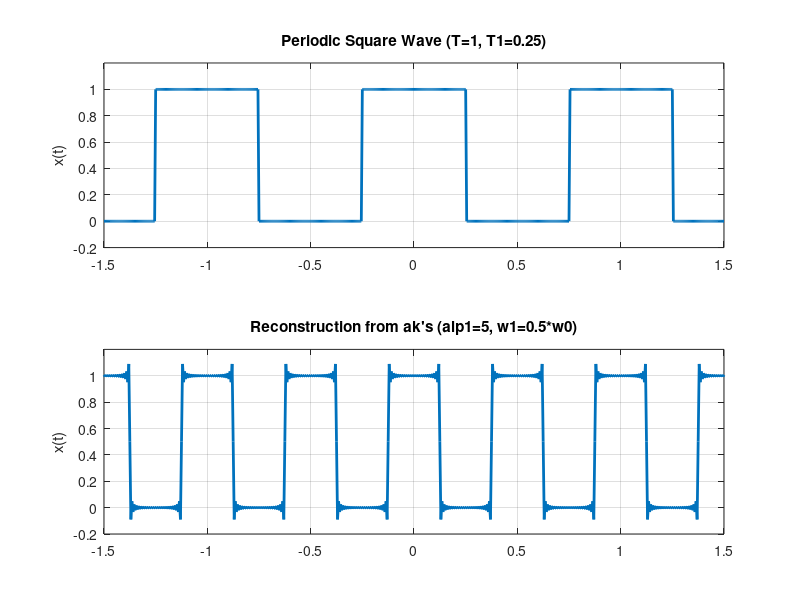

Write the MATLAB code that produced this figure.
clc
clear all
close all
% Generation of periodic square wave t = ?1.5:0.005:1.5;
t = -1.5:0.005:1.5;
xcos = cos(2*pi*t);
xt = xcos>0;
% FS coefficients of periodic square wave k = ?50:50;
k = -50:50;
T = 1;
T1 = 0.25;
ak = sin(k*2*pi*(T1/T))./(k*pi);
ak(51) = 2*T1/T; % Manual correction for a0 ?> ak(51)
% Time scaling parameters
alp1 = 2;
% w's for the time scaled signals w0 = 2*pi/T;
w0 = 2*pi/T;
w1 = alp1*w0;
% Reconstruction from ak's with 101 terms (M=50)
xat1 = zeros(1,length(t));
for k = -50:50
xat1 = xat1 +ak(k+51)*exp(j*k*w1*t);
end
figure(1);
subplot(2,1,1);
plot(t,xt,'lineWidth',2);
ylabel('x(t)');
title('Periodic Square Wave (T=1, T1=0.25)');
axis([-1.5 1.5 -0.2 1.2]);
grid;
subplot(2,1,2);
plot(t,real(xat1),'lineWidth',2);
ylabel('x(t)');
title('Reconstruction from ak''s (alp1=5, w1=0.5*w0)');
axis([-1.5 1.5 -0.2 1.2]);
grid;
